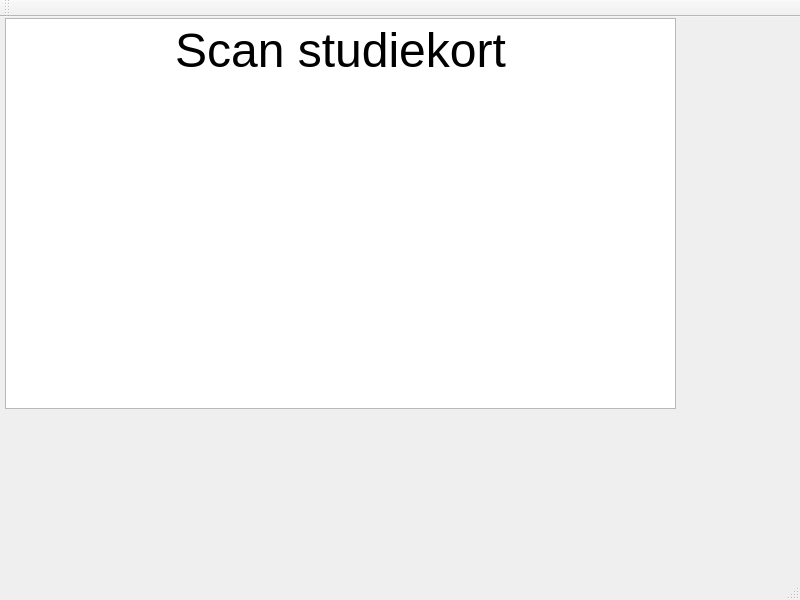
<?xml version="1.0" encoding="UTF-8"?>
<ui version="4.0">
 <class>MainWindow</class>
 <widget class="QMainWindow" name="MainWindow">
  <property name="geometry">
   <rect>
    <x>0</x>
    <y>0</y>
    <width>800</width>
    <height>600</height>
   </rect>
  </property>
  <property name="windowTitle">
   <string>MainWindow</string>
  </property>
  <widget class="QWidget" name="centralwidget">
   <widget class="QPushButton" name="GetAccountButton">
    <property name="geometry">
     <rect>
      <x>40</x>
      <y>20</y>
      <width>80</width>
      <height>18</height>
     </rect>
    </property>
    <property name="text">
     <string>Get Accout</string>
    </property>
   </widget>
   <widget class="QTextBrowser" name="textBrowser">
    <property name="geometry">
     <rect>
      <x>30</x>
      <y>50</y>
      <width>256</width>
      <height>192</height>
     </rect>
    </property>
   </widget>
   <widget class="QPushButton" name="PostAccountButton">
    <property name="geometry">
     <rect>
      <x>200</x>
      <y>20</y>
      <width>80</width>
      <height>18</height>
     </rect>
    </property>
    <property name="text">
     <string>Post Accout</string>
    </property>
   </widget>
   <widget class="QTextEdit" name="textEdit">
    <property name="geometry">
     <rect>
      <x>410</x>
      <y>70</y>
      <width>151</width>
      <height>31</height>
     </rect>
    </property>
   </widget>
   <widget class="QTextBrowser" name="textBrowser_2">
    <property name="geometry">
     <rect>
      <x>5</x>
      <y>1</y>
      <width>671</width>
      <height>391</height>
     </rect>
    </property>
    <property name="html">
     <string>&lt;!DOCTYPE HTML PUBLIC &quot;-//W3C//DTD HTML 4.0//EN&quot; &quot;http://www.w3.org/TR/REC-html40/strict.dtd&quot;&gt;
&lt;html&gt;&lt;head&gt;&lt;meta name=&quot;qrichtext&quot; content=&quot;1&quot; /&gt;&lt;meta charset=&quot;utf-8&quot; /&gt;&lt;style type=&quot;text/css&quot;&gt;
p, li { white-space: pre-wrap; }
&lt;/style&gt;&lt;/head&gt;&lt;body style=&quot; font-family:'Segoe UI'; font-size:9pt; font-weight:400; font-style:normal;&quot;&gt;
&lt;p align=&quot;center&quot; style=&quot; margin-top:12px; margin-bottom:12px; margin-left:0px; margin-right:0px; -qt-block-indent:0; text-indent:0px;&quot;&gt;&lt;span style=&quot; font-size:36pt;&quot;&gt;Scan studiekort&lt;/span&gt;&lt;/p&gt;&lt;/body&gt;&lt;/html&gt;</string>
    </property>
   </widget>
  </widget>
  <widget class="QMenuBar" name="menubar">
   <property name="geometry">
    <rect>
     <x>0</x>
     <y>0</y>
     <width>800</width>
     <height>17</height>
    </rect>
   </property>
  </widget>
  <widget class="QStatusBar" name="statusbar"/>
  <widget class="QToolBar" name="toolBar">
   <property name="windowTitle">
    <string>toolBar</string>
   </property>
   <attribute name="toolBarArea">
    <enum>TopToolBarArea</enum>
   </attribute>
   <attribute name="toolBarBreak">
    <bool>false</bool>
   </attribute>
  </widget>
 </widget>
 <resources/>
 <connections/>
</ui>
